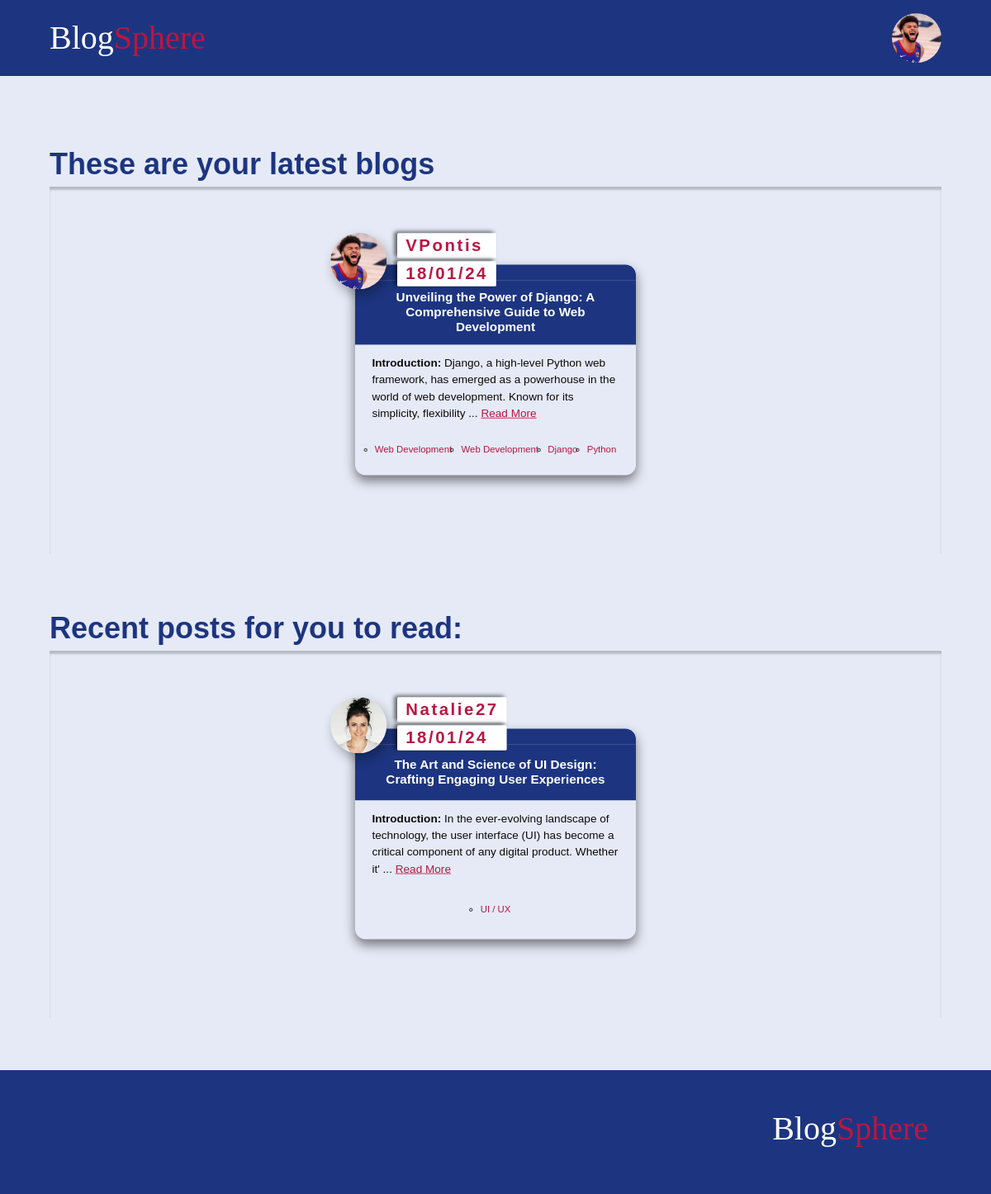
The app's page / (signed in), older data.
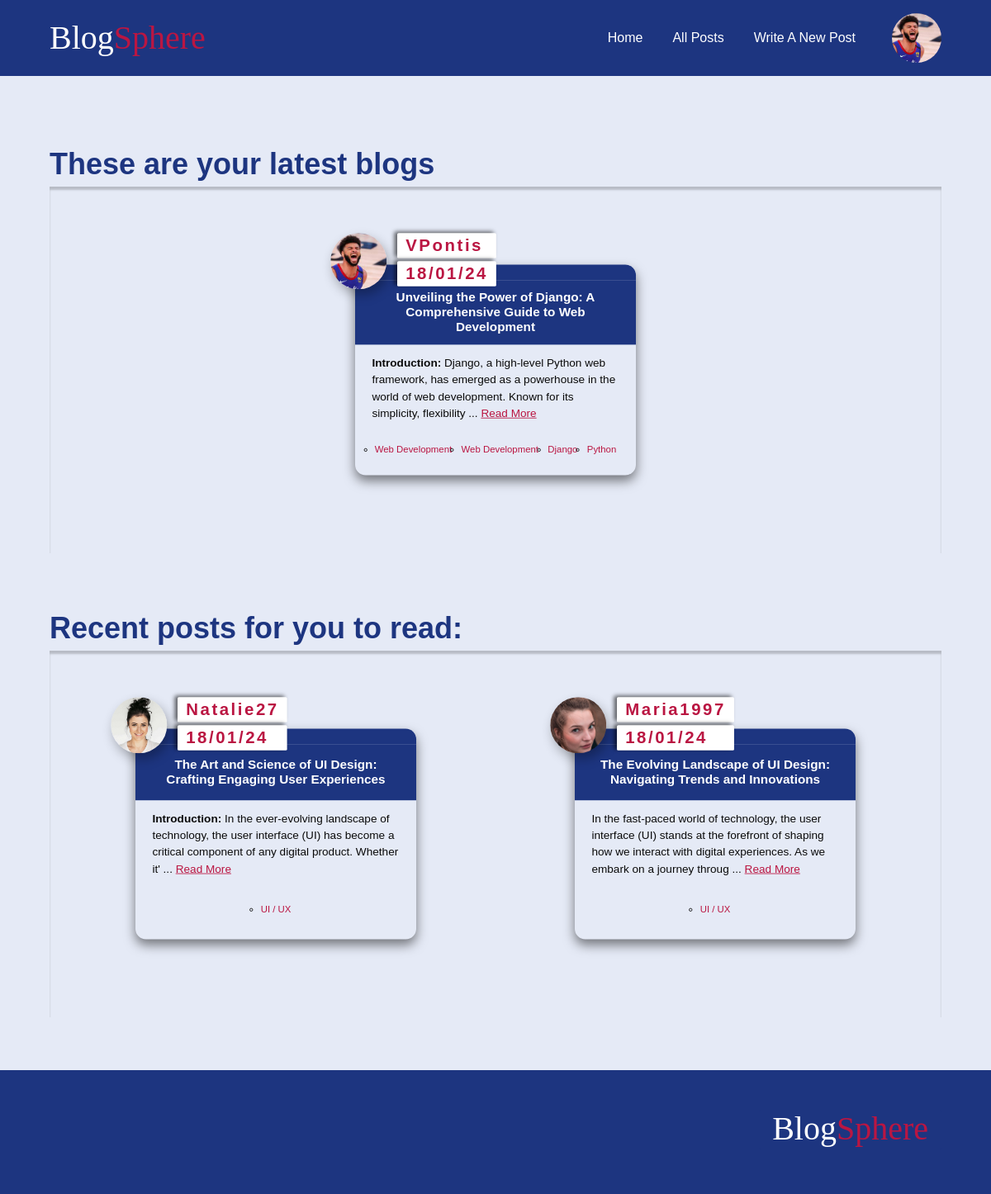
The same page, newer data.
### blog/models.py (models this page shows, shortened)
class Post(models.Model):
    title = models.CharField(max_length=100)
    author = models.ForeignKey(User,  on_delete=models.CASCADE)
    body = RichTextUploadingField(blank=True, null=True)
    created_at = models.DateField(auto_now=True)
    tags = models.ManyToManyField(Tag)
    slug = models.SlugField(unique=True, editable= False, blank= True, db_index=True, default='')
    comments = models.ManyToManyField('Comment', blank=True)
    class Meta:
        ordering = ['-created_at']

class Tag(models.Model):
    name = models.CharField(max_length=100)
    def __str__(self):
        return f'{self.name}'

class Navigation(models.Model):
    text= models.CharField(max_length=100)
    destination= models.CharField(max_length=100)

### accounts/models.py (models this page shows, shortened)
class Profile(models.Model):
    MALE = 'M'
    FEMALE = 'F'
    OTHER = 'O'
    GENDER_CHOICES = [
        (MALE, 'Male'),
        (FEMALE, 'Female'),
        (OTHER, 'Other'),
    ]
    user = models.OneToOneField(User, on_delete=models.CASCADE)
    bio = models.TextField(blank=True,null=True,  max_length = 400)
    profile_pic = models.ImageField( blank=True, null=True)
    gender = models.CharField(null=True,  max_length=1,choices=GENDER_CHOICES, default= MALE)
    birthday = models.DateField(null=True, blank = True, default=default_date)
    job = models.CharField(blank=True, null=True,  max_length = 400)
    first_name = models.CharField(null=True, blank=True, max_length=100)
    last_name = models.CharField(null=True, blank=True, max_length=100)
    email = models.EmailField(null=True, blank=True,  max_length=254)
    full_name = models.CharField(null=True, max_length = 200, blank= True)
    country = models.CharField(null=True, blank=True, max_length=100)
    city = models.CharField(null=True, blank=True, max_length=100)
    following = models.ManyToManyField('self',symmetrical=False, blank=True)
    followers = models.ManyToManyField("self", related_name="followed_by", symmetrical=False, blank=True)
    comments = models.ManyToManyField(Comment,related_name='user_comments', blank=True)

### blog/views.py (the view)
# urls.py: path('', views.home, name='home' ),
@login_required(login_url='login')
def home(request):
    user_profile = None
    users_posts = not_users_posts = following_posts = all_posts = None
    if request.user.is_authenticated:
        try:
            user_profile = Profile.objects.get(user=request.user)
        except Profile.DoesNotExist:
            user_profile = None
        if user_profile:
            user = request.user.username
            following_posts = Post.objects.filter(author__profile__in=user_profile.following.all()).exclude(author=request.user)
            users_posts = Post.objects.filter(author__username=user)
            not_users_posts = Post.objects.exclude(author__username=user)
    all_posts = Post.objects.all()
    context = {
        'posts': all_posts,
        'all_posts': all_posts,
        'users_posts': users_posts,
        'not_users_posts': not_users_posts,
        'user_profile': user_profile,
        'following_posts': following_posts,
    }
    return render(request, 'blog/index.html', context)

### blog/context_processors.py (called while the page is built)
def render_Nav_processor(request):
  if request.user.is_authenticated:
    navigation_links = Navigation.objects.exclude(destination = 'login')
  else:
    navigation_links = Navigation.objects.exclude(destination = 'logout').exclude(destination = 'editProfile')
  return  {
        'nav_links': navigation_links
    }

### blog/templates/blog/index.html (shortened to what this page needs)
{% extends "../layout.html" %}
{% load static%}
{% block style %}
<link rel="stylesheet" href="{% static 'index.css' %}">
<link rel="stylesheet" href="{% static 'article.css' %}">
{% endblock  %}
    {% block content%}
   <section  id="welcome">
    {% if users_posts %}
    <h2>These are your latest blogs</h2>
    <ul class="latest_blogs blogs">
        {% for post in users_posts %}
        {% include "components/article.html" %}
        {% endfor %}
    </ul>
    {% else %}
        <p>You have no posts yet </p>
        {% comment %} <a class="link" href="{% url 'new'%}">Write a new posts</a> {% endcomment %}
   </section>{% endif %}
   <section>
    {% if user.username %}
        <h2>Recent posts for you to read:</h2>
    {% else %}
        <h2>Recent posts:</h2>
    {% endif %}
    <ul class="latest_blogs blogs">
        {% for post in not_users_posts  %}
        {% include "components/article.html" %}
        {% endfor %}
    </ul>
   </section>
    {% endblock %}

### templates/components/header.html (shortened to what this page needs)
{% load static%}
{% block style %}
<link rel="stylesheet" href="{% static "header.css"%}">
<link rel="stylesheet" href="{% static "article.css"%}">
{% endblock  %}
<header class="nav-header" >
    <div class="container header">
      <div>
       <span class="logo">Blog<span class="brand-accent">Sphere
    </div><nav >
    <ul class="nav">
     {% for link in nav_links %}
       <li>
        <a href="{% url link.destination %}">{{ link.text | title }}</a>
       </li>
       {% endfor %}
       {% if request.user.profile %}
       <button id="profile-pic" >
        {% if request.user.profile.profile_pic %}
        <img class="profile-picture header-picture" src="{{ request.user.profile.profile_pic.url }}" alt="Profile Picture">
     {% endif %}
    </button>{% endif %}
    </ul>
</nav>
</div>
</header>

### templates/components/article.html (shortened to what this page needs)
{% load static %}
<li class="post ">
    <header class="author">
        {% if post.author != request.user %}
         <a href="{% url 'user-profile' username=post.author tab='informations' %}">
            {% else %}
            <a href="{% url 'editProfile' %}?tab=informations">
       {% endif %}
       {% if post.author.profile.profile_pic %}
       <img class="profile-picture" src="{{ post.author.profile.profile_pic.url }}" alt="Profile Picture">
{% else %}
            <img class="no-picture" src="{% static 'images/no-profile-picture.svg' %}" alt="">
            {% endif%}
        </a>
            <div class="author-post__details">
                {% if post.author != request.user  %}
                <a href="{% url 'user-profile' username=post.author tab='informations' %}">
                    <span class="author-post__details-name">{{post.author.username}}</span> </a>{% endif %}
                {% if post.author == request.user  %}
                <a href="{% url 'editProfile' %}?tab=informations">
                    <span class="author-post__details-name">{{post.author.username}}</span> </a>{% endif %}
                    <span class="author-post__details-date">{{post.created_at|date:"d/m/y"}}</span></div>
                </header>
                <a href="{% url 'post' post.slug %}">
        <div class="title-container">
            <h3 class="post-title">{{ post.title }}</h3>
        </div>
        <div class="content">
            <p class="post-content">
                {{ post.body|slice:":175"|safe }}
                {% if post.body|length > 175 %}
                ... <a class="read_more" href="{% url 'post' post.slug %}">Read More</a>
                {% endif %}
            </p>
        </a>
            <div class="row">
                <ul class="tags">
                    {% for tag in post.tags.all %}
                        <li><a href="{% url 'posts'%}?tag={{tag}}" class="tag"> {{tag}}</a></li>
                    {% endfor %}
                </ul>
            </div>
    </li>

Row changes from the older to the newer data that the page shows:
added Navigation: text "Home"
added Navigation: text "All Posts"
added Navigation: text "Write A New Post"
added Post: author.profile.profile_pic (picture), author.username "Maria1997", created_at "18/01/24", title "The Evolving Landscape of UI Design: Navigating Trends and Innovations", body "In the fast-paced world of technology, the user interface (UI) stands at the forefront of shaping how we interact with digital experiences. As we embark on a journey throug", shows "Read More", Tag (name "UI / UX"), shown under "Recent posts for you to read:"
